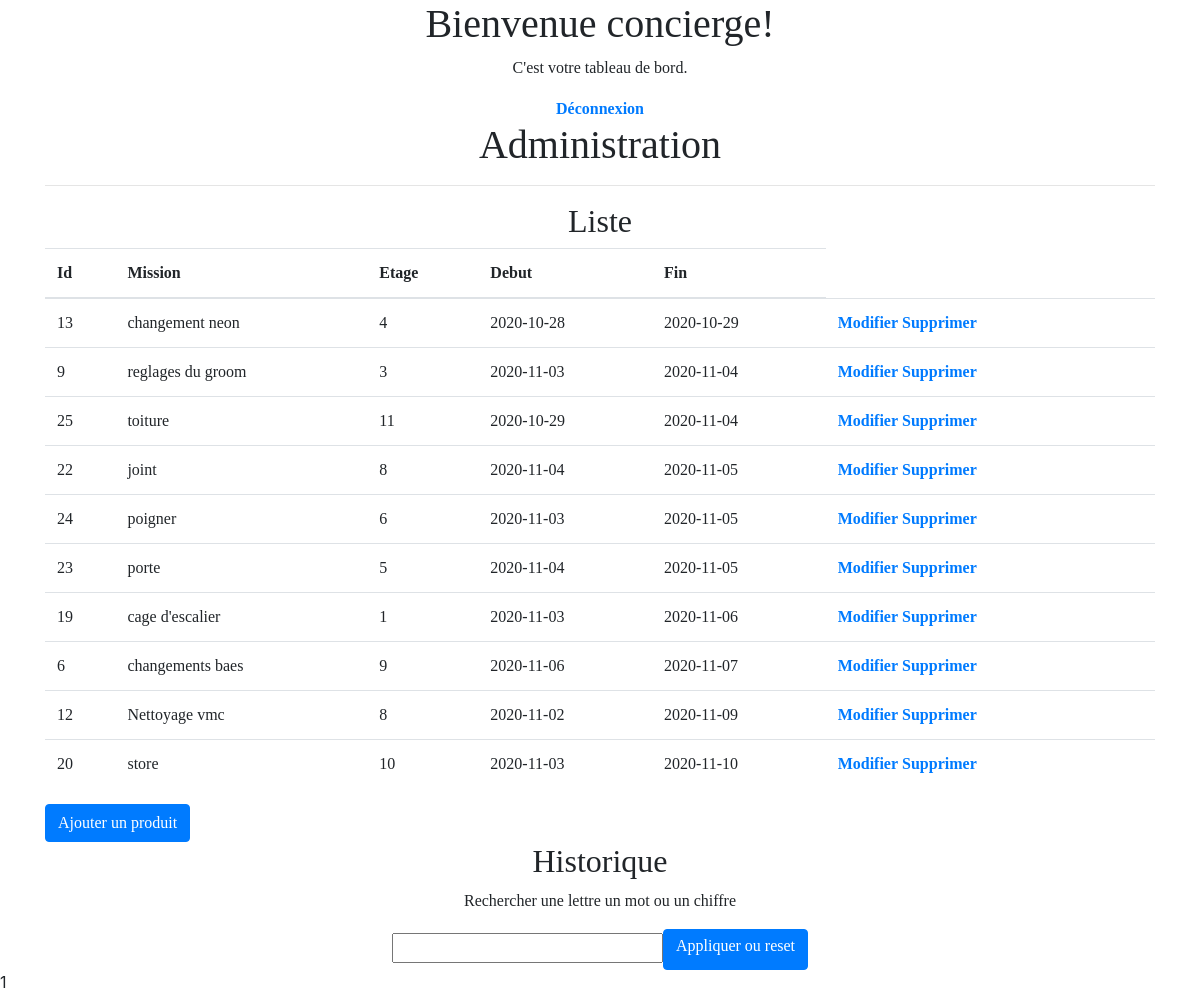
/index.php (signed in), run on the app's committed database.
### tables this page shows
CREATE TABLE IF NOT EXISTS `concierge` (
  `id` int(11) NOT NULL AUTO_INCREMENT,
  `etage` varchar(255) NOT NULL,
  `mission` varchar(255) NOT NULL,
  `debut` date NOT NULL,
  `fin` date NOT NULL,
  PRIMARY KEY (`id`)
);

### vue/indexView.php (the view, shortened to what this page needs)
<?php
require_once('controller/connect.php');
$sql = 'SELECT * FROM `concierge` ORDER BY fin limit 10';
$query = $db->prepare($sql);
$query->execute();
$result = $query->fetchAll(PDO::FETCH_ASSOC);
?>
<!DOCTYPE html>
<html lang="fr">
<head>
    <link rel="stylesheet" href="controller/style.css">
    <link rel="stylesheet" href="https://stackpath.bootstrapcdn.com/bootstrap/4.4.1/css/bootstrap.min.css">
</head>
<body>
    <main class="container">
        <div class="row">
            <section class="col-12"><center>
            <div class="sucess">
    <h1>Bienvenue <?php echo $_SESSION['username']; ?>!</h1>
    <p>C'est votre tableau de bord.</p>
    <a href="controller/logout.php">Déconnexion</a>
    </div>
                <h1>Administration<hr></h1>
                <h2>Liste</h2>
                <table class="table">
                    <thead>
                        <th>Id</th>
                        <th>Mission</th>
                        <th>Etage</th>
                        <th>Debut</th>
                        <th>Fin</th>
                    </thead>
                    <tbody>
                        <?php
                        foreach($result as $produit){
                        ?>
                            <tr>
                                <td><?= $produit['id'] ?></td>
                                <td><?= $produit['mission'] ?></td>
                                <td><?= $produit['etage'] ?></td>
                                <td><?= $produit['debut'] ?></td>
                                <td><?= $produit['fin'] ?></td>
                                <td> <a href="controller/edit.php?id=<?= $produit['id'] ?>">Modifier</a> <a href="controller/delete.php?id=<?= $produit['id'] ?>">Supprimer</a></td>
                                <td></td>
                            </tr>
                        <?php
                        }
                        ?>
                    </tbody>
                </table></center>
                <a href="controller/add.php" class="btn btn-primary">Ajouter un produit </a><center>
                 <h2>Historique</h2>
                <form method="POST" action="">
     <p>Rechercher une lettre un mot ou un chiffre</p> <input type="text" name="recherche"><button class="btn btn-primary" type="SUBMIT" value="Appliquer ou reset"><h6>Appliquer ou reset</h6></button>
     </form>
                    </center></section>
        </div>
    </main>
</body>
</html>

### controller/style.css (style rules this page uses)
p { font-family: Georgia, 'Times New Roman', Times, serif; }
h1 { font-family: Georgia, 'Times New Roman', Times, serif; font-weight: bold }
h2 { font-family: Georgia, 'Times New Roman', Times, serif; font-weight: bold }
h6 { font-family: Georgia, 'Times New Roman', Times, serif; font-weight: bold }
th { font-family: Georgia, 'Times New Roman', Times, serif; font-weight: bold; }
td { font-family: Georgia, 'Times New Roman', Times, serif; }
a { font-family: Georgia, 'Times New Roman', Times, serif; font-weight: bold }
input { font-family: Georgia, 'Times New Roman', Times, serif; font-weight: bold }
button { font-family: Georgia, 'Times New Roman', Times, serif; font-weight: bold }

### data on the page
concierge: id "13", mission "changement neon", etage "4", debut "2020-10-28", fin "2020-10-29"
concierge: id "9", mission "reglages du groom", etage "3", debut "2020-11-03", fin "2020-11-04"
concierge: id "25", mission "toiture", etage "11", debut "2020-10-29", fin "2020-11-04"
concierge: id "22", mission "joint", etage "8", debut "2020-11-04", fin "2020-11-05"
concierge: id "24", mission "poigner", etage "6", debut "2020-11-03", fin "2020-11-05"
concierge: id "23", mission "porte", etage "5", debut "2020-11-04", fin "2020-11-05"
concierge: id "19", mission "cage d'escalier", etage "1", debut "2020-11-03", fin "2020-11-06"
concierge: id "6", mission "changements baes", etage "9", debut "2020-11-06", fin "2020-11-07"
concierge: id "12", mission "Nettoyage vmc", etage "8", debut "2020-11-02", fin "2020-11-09"
concierge: id "20", mission "store", etage "10", debut "2020-11-03", fin "2020-11-10"

### other printed values
$_SESSION['username'] "concierge"
